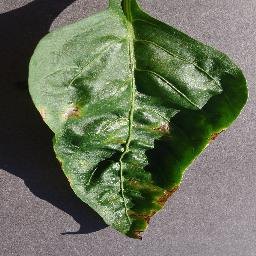
#> input picture Dataset/Anthracnose/AT_10.jpg, 256 x 256 px
$ jupyter execute --allow-errors Untitled.ipynb   (older library calls are emulated)
#> lines starting #> are read from the running program, lines starting #| are printed output that depends on the picture
[cell 1]
import os

[cell 2]
os.listdir("Dataset")

[cell 3]
AA_images = os.listdir("Dataset/Alternaria Alternata")
AA_images,len(os.listdir("Dataset/Alternaria Alternata"))

[cell 4]
path = "Dataset/Alternaria Alternata/"
#> (the rest of this cell did not finish here and is left out)

[cell 5]
AT_images = os.listdir("Dataset/Anthracnose")
AT_images,len(AT_images)

[cell 6]
path = "Dataset/Anthracnose/"
#> (the rest of this cell did not finish here and is left out)

#> (a cell that did not finish here is left out)

[cell 8]
path = "Dataset/Bacterial Blight/"
#> (the rest of this cell did not finish here and is left out)

#> (a cell that did not finish here is left out)

[cell 10]
path = "Dataset/Healthy/"
#> (the rest of this cell did not finish here and is left out)

[cell 11]
import cv2 as cv
from skimage.feature import graycomatrix,graycoprops

[cell 12]
img_dir = os.walk("Dataset")

[cell 13]
x = 1
imgs = []
for i in img_dir:
    for j in i:
        for k in j:
            if(k.endswith('.jpg')):
                imgs.append(i[0].replace('\\',"/")+"/"+k)
#                 print(x,k,i[0]+"/")
                x+=1

[cell 14]
imgs,len(imgs)

[cell 15]
for i in imgs:
    img = cv.imread(i)
#> img is the input picture: shape (256, 256, 3); mean B, G, R 90.6, 111.8, 104.1
    print(img.shape)
#| (256, 256, 3)
#> pass 2 of the loop `for i in imgs:`:
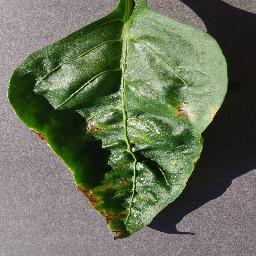
#> input picture Dataset/Alternaria Alternata/AT_11.jpg, 256 x 256 px
#> img is the input picture: shape (256, 256, 3); mean B, G, R 90.6, 111.8, 104.1
#| (256, 256, 3)
#> pass 3 of the loop `for i in imgs:`:
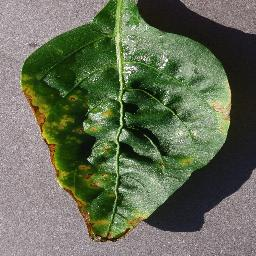
#> input picture Dataset/Alternaria Alternata/AT_100.jpg, 256 x 256 px
#> img is the input picture: shape (256, 256, 3); mean B, G, R 85.8, 108.5, 100.2
#| (256, 256, 3)
#> the loop made 4 passes; the first 3 are shown

[cell 16]
import pandas as pd
import numpy as np

[cell 17]
def get_glcm_csv(path_df):

    """
    Takes in image directory paths as df then applies one distance to one angle not a list
    """
    contrast_1_0, energy_1_0, homogeneity_1_0, correlation_1_0 = [], [], [], []
#> contrast_1_0 = []; energy_1_0 = []; homogeneity_1_0 = []; correlation_1_0 = []
    contrast_1_90, energy_1_90, homogeneity_1_90, correlation_1_90 = [], [], [], []
    contrast_3_0, energy_3_0, homogeneity_3_0, correlation_3_0 = [], [], [], []
    contrast_3_90, energy_3_90, homogeneity_3_90, correlation_3_90 = [], [], [], []
    contrast_5_0, energy_5_0, homogeneity_5_0, correlation_5_0 = [], [], [], []
    contrast_5_90, energy_5_90, homogeneity_5_90, correlation_5_90 = [], [], [], []
    contrast_1_45, energy_1_45, homogeneity_1_45, correlation_1_45 = [], [], [], []
    contrast_3_45, energy_3_45, homogeneity_3_45, correlation_3_45 = [], [], [], []
    contrast_5_45, energy_5_45, homogeneity_5_45, correlation_5_45 = [], [], [], []
    data = pd.DataFrame()

    for i in path_df:
#         print(i)
        image = cv.imread(i)

        gray = cv.cvtColor(image, cv.COLOR_BGR2GRAY)
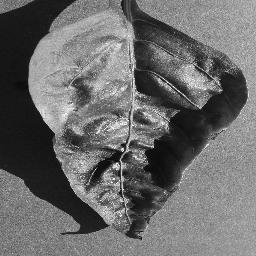
#> gray: shape (256, 256); min 1, max 254, mean 107.1

        # distance 1 and angle 0

        glcm = graycomatrix(gray, [1], angles=[0], levels=256, symmetric=True, normed=True)

        contrast = graycoprops(glcm, prop="contrast")
#> contrast = [685.1]
        energy = graycoprops(glcm, prop='energy')
#> energy = [0.0299]
        homogeneity = graycoprops(glcm, prop='homogeneity')
#> homogeneity = [0.168]
        correlation = graycoprops(glcm, prop='correlation')
#> correlation = [0.892]

        contrast_1_0.append(contrast[0][0])
        energy_1_0.append(energy[0][0])
        homogeneity_1_0.append(homogeneity[0][0])
        correlation_1_0.append(correlation[0][0])

        # distance 1 and angle 90

        glcm = graycomatrix(gray, [1], angles=[90], levels=256, symmetric=True, normed=True)

        contrast = graycoprops(glcm, prop="contrast")
#> contrast = [660.9]
        energy = graycoprops(glcm, prop='energy')
#> energy = [0.0285]
        homogeneity = graycoprops(glcm, prop='homogeneity')
#> homogeneity = [0.162]
        correlation = graycoprops(glcm, prop='correlation')
#> correlation = [0.896]

        contrast_1_90.append(contrast[0][0])
        energy_1_90.append(energy[0][0])
        homogeneity_1_90.append(homogeneity[0][0])
        correlation_1_90.append(correlation[0][0])

        # distance 1 and angle 45

        glcm = graycomatrix(gray, [1], angles=[45], levels=256, symmetric=True, normed=True)

        contrast = graycoprops(glcm, prop="contrast")
#> contrast = [749.6]
        energy = graycoprops(glcm, prop='energy')
#> energy = [0.0255]
        homogeneity = graycoprops(glcm, prop='homogeneity')
#> homogeneity = [0.144]
        correlation = graycoprops(glcm, prop='correlation')
#> correlation = [0.883]

        contrast_1_45.append(contrast[0][0])
        energy_1_45.append(energy[0][0])
        homogeneity_1_45.append(homogeneity[0][0])
        correlation_1_45.append(correlation[0][0])

        # distance 3 and angle 0

        glcm = graycomatrix(gray, [3], angles=[0], levels=256, symmetric=True, normed=True)

        contrast = graycoprops(glcm, prop="contrast")
#> contrast = [1185.9]
        energy = graycoprops(glcm, prop='energy')
#> energy = [0.0221]
        homogeneity = graycoprops(glcm, prop='homogeneity')
#> homogeneity = [0.121]
        correlation = graycoprops(glcm, prop='correlation')
#> correlation = [0.814]

        contrast_3_0.append(contrast[0][0])
        energy_3_0.append(energy[0][0])
        homogeneity_3_0.append(homogeneity[0][0])
        correlation_3_0.append(correlation[0][0])

        # distance 3 and angle 90

        glcm = graycomatrix(gray, [3], angles=[90], levels=256, symmetric=True, normed=True)

        contrast = graycoprops(glcm, prop="contrast")
#> contrast = [1201.4]
        energy = graycoprops(glcm, prop='energy')
#> energy = [0.0211]
        homogeneity = graycoprops(glcm, prop='homogeneity')
#> homogeneity = [0.116]
        correlation = graycoprops(glcm, prop='correlation')
#> correlation = [0.812]

        contrast_3_90.append(contrast[0][0])
        energy_3_90.append(energy[0][0])
        homogeneity_3_90.append(homogeneity[0][0])
        correlation_3_90.append(correlation[0][0])

        # distance 3 and angle 45

        glcm = graycomatrix(gray, [3], angles=[45], levels=256, symmetric=True, normed=True)

        contrast = graycoprops(glcm, prop="contrast")
#> contrast = [1229.8]
        energy = graycoprops(glcm, prop='energy')
#> energy = [0.0208]
        homogeneity = graycoprops(glcm, prop='homogeneity')
#> homogeneity = [0.113]
        correlation = graycoprops(glcm, prop='correlation')
#> correlation = [0.808]

        contrast_3_45.append(contrast[0][0])
        energy_3_45.append(energy[0][0])
        homogeneity_3_45.append(homogeneity[0][0])
        correlation_3_45.append(correlation[0][0])

        # distance 5 and angle 0

        glcm = graycomatrix(gray, [5], angles=[0], levels=256, symmetric=True, normed=True)

        contrast = graycoprops(glcm, prop="contrast")
#> contrast = [1613.4]
        energy = graycoprops(glcm, prop='energy')
#> energy = [0.0197]
        homogeneity = graycoprops(glcm, prop='homogeneity')
#> homogeneity = [0.106]
        correlation = graycoprops(glcm, prop='correlation')
#> correlation = [0.746]

        contrast_5_0.append(contrast[0][0])
        energy_5_0.append(energy[0][0])
        homogeneity_5_0.append(homogeneity[0][0])
        correlation_5_0.append(correlation[0][0])

        # distance 5 and angle 90

        glcm = graycomatrix(gray, [5], angles=[90], levels=256, symmetric=True, normed=True)

        contrast = graycoprops(glcm, prop="contrast")
#> contrast = [1487]
        energy = graycoprops(glcm, prop='energy')
#> energy = [0.0199]
        homogeneity = graycoprops(glcm, prop='homogeneity')
#> homogeneity = [0.107]
        correlation = graycoprops(glcm, prop='correlation')
#> correlation = [0.768]

        contrast_5_90.append(contrast[0][0])
        energy_5_90.append(energy[0][0])
        homogeneity_5_90.append(homogeneity[0][0])
        correlation_5_90.append(correlation[0][0])

        # distance 5 and angle 45

        glcm = graycomatrix(gray, [5], angles=[45], levels=256, symmetric=True, normed=True)

        contrast = graycoprops(glcm, prop="contrast")
#> contrast = [1468]
        energy = graycoprops(glcm, prop='energy')
#> energy = [0.02]
        homogeneity = graycoprops(glcm, prop='homogeneity')
#> homogeneity = [0.105]
        correlation = graycoprops(glcm, prop='correlation')
#> correlation = [0.771]

        contrast_5_45.append(contrast[0][0])
        energy_5_45.append(energy[0][0])
        homogeneity_5_45.append(homogeneity[0][0])
        correlation_5_45.append(correlation[0][0])
#> pass 2 of the loop in get_glcm_csv, `for i in path_df:`:
#> in get_glcm_csv, `gray = cv.cvtColor(image, cv.COLOR_BGR2GRAY)`:
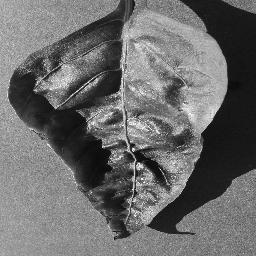
#> gray: shape (256, 256); min 1, max 254, mean 107.1
#> in get_glcm_csv, `contrast = graycoprops(glcm, prop="contrast")`: contrast = [685.1]
#> in get_glcm_csv, `energy = graycoprops(glcm, prop='energy')`: energy = [0.0299]
#> in get_glcm_csv, `homogeneity = graycoprops(glcm, prop='homogeneity')`: homogeneity = [0.168]
#> in get_glcm_csv, `correlation = graycoprops(glcm, prop='correlation')`: correlation = [0.892]
#> in get_glcm_csv, `contrast = graycoprops(glcm, prop="contrast")`: contrast = [660.9]
#> in get_glcm_csv, `energy = graycoprops(glcm, prop='energy')`: energy = [0.0285]
#> in get_glcm_csv, `homogeneity = graycoprops(glcm, prop='homogeneity')`: homogeneity = [0.162]
#> in get_glcm_csv, `correlation = graycoprops(glcm, prop='correlation')`: correlation = [0.896]
#> in get_glcm_csv, `contrast = graycoprops(glcm, prop="contrast")`: contrast = [820.5]
#> in get_glcm_csv, `energy = graycoprops(glcm, prop='energy')`: energy = [0.0252]
#> in get_glcm_csv, `homogeneity = graycoprops(glcm, prop='homogeneity')`: homogeneity = [0.143]
#> in get_glcm_csv, `correlation = graycoprops(glcm, prop='correlation')`: correlation = [0.871]
#> in get_glcm_csv, `contrast = graycoprops(glcm, prop="contrast")`: contrast = [1185.9]
#> in get_glcm_csv, `energy = graycoprops(glcm, prop='energy')`: energy = [0.0221]
#> in get_glcm_csv, `homogeneity = graycoprops(glcm, prop='homogeneity')`: homogeneity = [0.121]
#> in get_glcm_csv, `correlation = graycoprops(glcm, prop='correlation')`: correlation = [0.814]
#> in get_glcm_csv, `contrast = graycoprops(glcm, prop="contrast")`: contrast = [1152.4]
#> in get_glcm_csv, `energy = graycoprops(glcm, prop='energy')`: energy = [0.0213]
#> in get_glcm_csv, `homogeneity = graycoprops(glcm, prop='homogeneity')`: homogeneity = [0.117]
#> in get_glcm_csv, `correlation = graycoprops(glcm, prop='correlation')`: correlation = [0.82]
#> in get_glcm_csv, `contrast = graycoprops(glcm, prop="contrast")`: contrast = [1322.2]
#> in get_glcm_csv, `energy = graycoprops(glcm, prop='energy')`: energy = [0.0203]
#> in get_glcm_csv, `homogeneity = graycoprops(glcm, prop='homogeneity')`: homogeneity = [0.111]
#> in get_glcm_csv, `correlation = graycoprops(glcm, prop='correlation')`: correlation = [0.793]
#> in get_glcm_csv, `contrast = graycoprops(glcm, prop="contrast")`: contrast = [1613.4]
#> in get_glcm_csv, `energy = graycoprops(glcm, prop='energy')`: energy = [0.0197]
#> in get_glcm_csv, `homogeneity = graycoprops(glcm, prop='homogeneity')`: homogeneity = [0.106]
#> in get_glcm_csv, `correlation = graycoprops(glcm, prop='correlation')`: correlation = [0.746]
#> in get_glcm_csv, `contrast = graycoprops(glcm, prop="contrast")`: contrast = [1382.7]
#> in get_glcm_csv, `energy = graycoprops(glcm, prop='energy')`: energy = [0.0204]
#> in get_glcm_csv, `homogeneity = graycoprops(glcm, prop='homogeneity')`: homogeneity = [0.109]
#> in get_glcm_csv, `correlation = graycoprops(glcm, prop='correlation')`: correlation = [0.784]
#> in get_glcm_csv, `contrast = graycoprops(glcm, prop="contrast")`: contrast = [1623]
#> in get_glcm_csv, `energy = graycoprops(glcm, prop='energy')`: energy = [0.0194]
#> in get_glcm_csv, `homogeneity = graycoprops(glcm, prop='homogeneity')`: homogeneity = [0.105]
#> in get_glcm_csv, `correlation = graycoprops(glcm, prop='correlation')`: correlation = [0.747]
#> pass 3 of the loop in get_glcm_csv, `for i in path_df:`:
#> in get_glcm_csv, `gray = cv.cvtColor(image, cv.COLOR_BGR2GRAY)`:
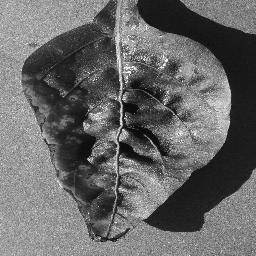
#> gray: shape (256, 256); min 2, max 254, mean 103.5
#> in get_glcm_csv, `contrast = graycoprops(glcm, prop="contrast")`: contrast = [848.9]
#> in get_glcm_csv, `energy = graycoprops(glcm, prop='energy')`: energy = [0.0253]
#> in get_glcm_csv, `homogeneity = graycoprops(glcm, prop='homogeneity')`: homogeneity = [0.146]
#> in get_glcm_csv, `correlation = graycoprops(glcm, prop='correlation')`: correlation = [0.864]
#> in get_glcm_csv, `contrast = graycoprops(glcm, prop="contrast")`: contrast = [813.4]
#> in get_glcm_csv, `energy = graycoprops(glcm, prop='energy')`: energy = [0.0234]
#> in get_glcm_csv, `homogeneity = graycoprops(glcm, prop='homogeneity')`: homogeneity = [0.135]
#> in get_glcm_csv, `correlation = graycoprops(glcm, prop='correlation')`: correlation = [0.87]
#> in get_glcm_csv, `contrast = graycoprops(glcm, prop="contrast")`: contrast = [941.4]
#> in get_glcm_csv, `energy = graycoprops(glcm, prop='energy')`: energy = [0.0205]
#> in get_glcm_csv, `homogeneity = graycoprops(glcm, prop='homogeneity')`: homogeneity = [0.12]
#> in get_glcm_csv, `correlation = graycoprops(glcm, prop='correlation')`: correlation = [0.849]
#> in get_glcm_csv, `contrast = graycoprops(glcm, prop="contrast")`: contrast = [1333.3]
#> in get_glcm_csv, `energy = graycoprops(glcm, prop='energy')`: energy = [0.0184]
#> in get_glcm_csv, `homogeneity = graycoprops(glcm, prop='homogeneity')`: homogeneity = [0.105]
#> in get_glcm_csv, `correlation = graycoprops(glcm, prop='correlation')`: correlation = [0.786]
#> in get_glcm_csv, `contrast = graycoprops(glcm, prop="contrast")`: contrast = [1291.3]
#> in get_glcm_csv, `energy = graycoprops(glcm, prop='energy')`: energy = [0.0176]
#> in get_glcm_csv, `homogeneity = graycoprops(glcm, prop='homogeneity')`: homogeneity = [0.098]
#> in get_glcm_csv, `correlation = graycoprops(glcm, prop='correlation')`: correlation = [0.794]
#> in get_glcm_csv, `contrast = graycoprops(glcm, prop="contrast")`: contrast = [1433.1]
#> in get_glcm_csv, `energy = graycoprops(glcm, prop='energy')`: energy = [0.0172]
#> in get_glcm_csv, `homogeneity = graycoprops(glcm, prop='homogeneity')`: homogeneity = [0.0948]
#> in get_glcm_csv, `correlation = graycoprops(glcm, prop='correlation')`: correlation = [0.771]
#> in get_glcm_csv, `contrast = graycoprops(glcm, prop="contrast")`: contrast = [1665]
#> in get_glcm_csv, `energy = graycoprops(glcm, prop='energy')`: energy = [0.0171]
#> in get_glcm_csv, `homogeneity = graycoprops(glcm, prop='homogeneity')`: homogeneity = [0.0937]
#> in get_glcm_csv, `correlation = graycoprops(glcm, prop='correlation')`: correlation = [0.733]
#> in get_glcm_csv, `contrast = graycoprops(glcm, prop="contrast")`: contrast = [1575.2]
#> in get_glcm_csv, `energy = graycoprops(glcm, prop='energy')`: energy = [0.0167]
#> in get_glcm_csv, `homogeneity = graycoprops(glcm, prop='homogeneity')`: homogeneity = [0.0907]
#> in get_glcm_csv, `correlation = graycoprops(glcm, prop='correlation')`: correlation = [0.748]
#> in get_glcm_csv, `contrast = graycoprops(glcm, prop="contrast")`: contrast = [1704.7]
#> in get_glcm_csv, `energy = graycoprops(glcm, prop='energy')`: energy = [0.0165]
#> in get_glcm_csv, `homogeneity = graycoprops(glcm, prop='homogeneity')`: homogeneity = [0.0897]
#> in get_glcm_csv, `correlation = graycoprops(glcm, prop='correlation')`: correlation = [0.728]
#> the loop made 4 passes; the first 3 are shown

    data['path'] = path_df
    data['contrast_1_0'] = contrast_1_0
    data['energy_1_0'] = energy_1_0
    data['homogeneity_1_0'] = homogeneity_1_0
    data['correlation_1_0'] = correlation_1_0
    data['contrast_1_90'] = contrast_1_90
    data['energy_1_90'] = energy_1_90
    data['homogeneity_1_90'] = homogeneity_1_90
    data['correlation_1_90'] = correlation_1_90
    data['contrast_3_0'] = contrast_3_0
    data['energy_3_0'] = energy_3_0
    data['homogeneity_3_0'] = homogeneity_3_0
    data['correlation_3_0'] = correlation_3_0
    data['contrast_3_90'] = contrast_3_90
    data['energy_3_90'] = energy_3_90
    data['homogeneity_3_90'] = homogeneity_3_90
    data['correlation_3_90'] = correlation_3_90
    data['contrast_5_0'] = contrast_5_0
    data['energy_5_0'] = energy_5_0
    data['homogeneity_5_0'] = homogeneity_5_0
    data['correlation_5_0'] = correlation_5_0
    data['contrast_5_90'] = contrast_5_90
    data['energy_5_90'] = energy_5_90
    data['homogeneity_5_90'] = homogeneity_5_90
    data['correlation_5_90'] = correlation_5_90
    data['contrast_1_45'] = contrast_1_45
    data['energy_1_45'] = energy_1_45
    data['homogeneity_1_45'] = homogeneity_1_45
    data['correlation_1_45'] = correlation_1_45
    data['contrast_3_45'] = contrast_3_45
    data['energy_3_45'] = energy_3_45
    data['homogeneity_3_45'] = homogeneity_3_45
    data['correlation_3_45'] = correlation_3_45
    data['contrast_5_45'] = contrast_5_45
    data['energy_5_45'] = energy_5_45
    data['homogeneity_5_45'] = homogeneity_5_45
    data['correlation_5_45'] = correlation_5_45

    return data

[cell 18]
data = get_glcm_csv(imgs)
data

[cell 19]
data.to_csv("dataset_multi_1.csv",index=False)

[cell 20]
df = pd.read_csv("dataset_multi_1.csv")
df

[cell 21]
X = df.drop("path",axis=1)
X

[cell 22]
from sklearn.manifold import TSNE

tsne = TSNE(n_components = 2, random_state=42)
#> (the rest of this cell did not finish here and is left out)

[cell 23]
import seaborn as sns
import matplotlib.pyplot as plt

plt.figure(figsize=(15,15))
sns.scatterplot(x=[i[0] for i in data], y=[i[1] for i in data])
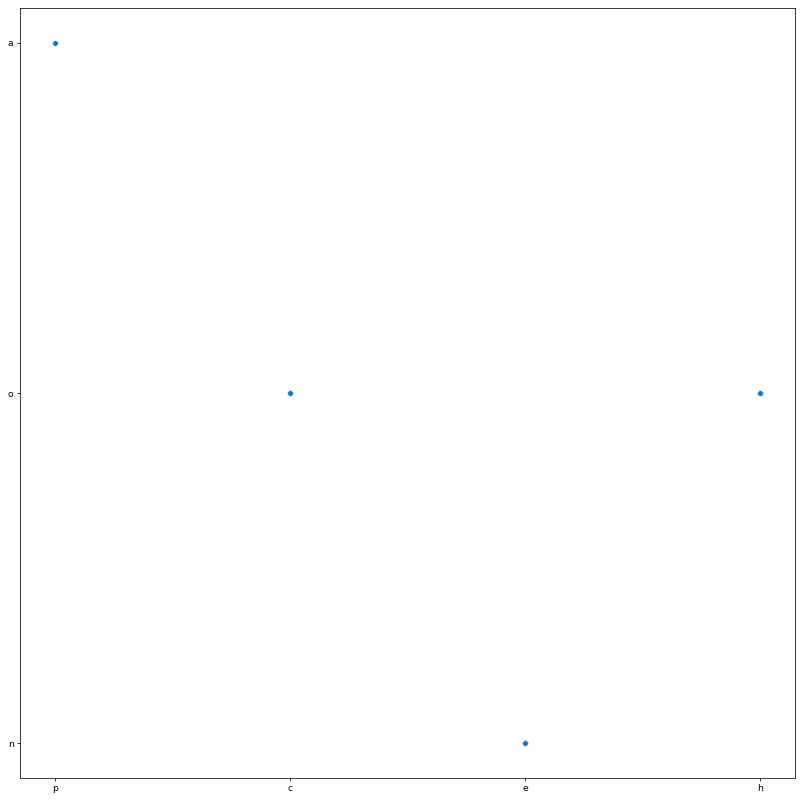
#> figure drawn by matplotlib, 1 panel

[cell 24]
from sklearn.metrics import silhouette_score
from sklearn.cluster import KMeans

[cell 25]
def clustering(n_clusters,df):
    for i in n_clusters:
        clusters = KMeans(n_clusters=i,random_state=42)
        clusters.fit_predict(df)
        inertias.append(clusters.inertia_)
        labels.append(clusters.labels_)
        s_scores.append(silhouette_score(df,clusters.labels_))
    return n_clusters

def plot_elbow(n_clusters):
    plt.plot([i for i in n_clusters],inertias)
    plt.xlabel("Number of Clusters")
    plt.ylabel("Inertias")
    plt.show()

def plot_silhouette(n_clusters):
    plt.plot([i for i in n_clusters],s_scores)
    plt.xlabel("Number of Clusters")
    plt.ylabel("Silhouette Score")
    plt.show()

[cell 26]
s_scores,inertias,labels = [],[],[]
#> (the rest of this cell did not finish here and is left out)

#> (a cell that did not finish here is left out)

#> (a cell that did not finish here is left out)

[cell 29]
for i in labels:
    print(set(i))
